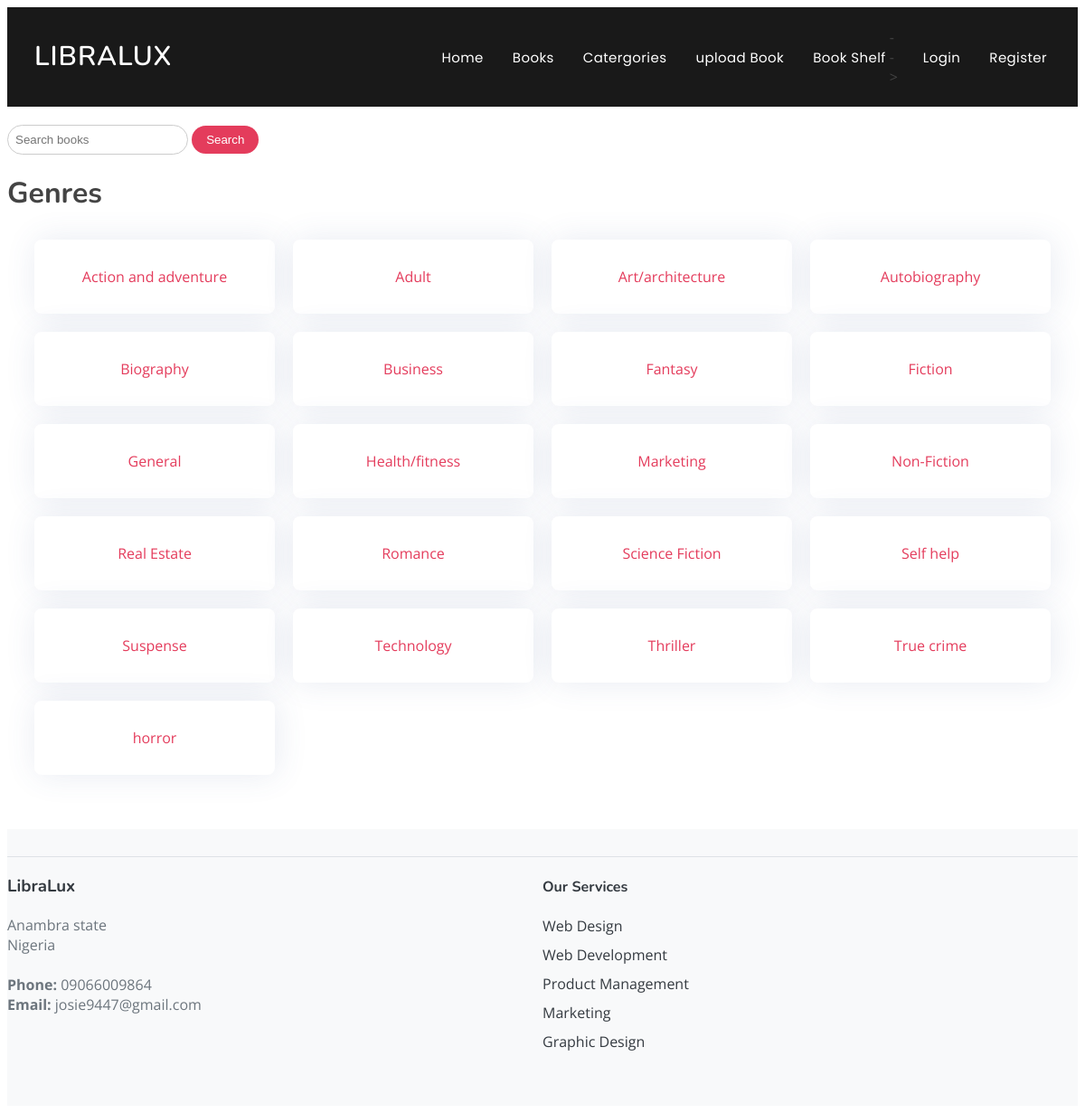
Page /books/genres/ on the committed database.
### books/models.py (models this page shows, shortened)
class Genre(models.Model):
    name = models.CharField(max_length=50)

### books/views.py (the view)
# urls.py: path('genres/', views.genre_list, name='genre-list'),
def genre_list(request):
    genres = Genre.objects.all().order_by('name')
    return render(request, 'books/genre_list.html', {'genres': genres})

### books/templates/books/genre_list.html (shortened to what this page needs)
{% extends "base.html" %}
{% load static %}
{% block css_file %}
    <link rel="stylesheet" type="text/css" href="{% static 'books/genre.css' %}">
{% endblock  %}
{% block content %}
<form method="GET" action="{% url 'books:searched-page' %}" style="margin-top: 20px; border-radius: 50px;">
    <input type="search" name="q" placeholder="Search books" style="padding: 8px; width: 200px; border: 1px solid #ccc; border-radius: 50px;">
    <button type="submit" style="padding: 8px 16px; background-color: #e43c5c; color: #fff; border: none; cursor: pointer; border-radius: 50px;">
        Search
    </button>
</form>
<h1>Genres</h1>
<section id="services" class="services">
      {% for genre in genres %}
        <div class="row">
            <div class="col-md-6 col-lg-3 d-flex align-items-stretch mb-5 mb-lg-0">
                <div class="icon-box">
                    <a href="{% url 'books:books-by-genre' genre.id %}" class="d-flex align-items-center">{{ genre.name }}</a>
                    </div>
                </div>
            </div>
        {% endfor %}
</section>
{% endblock %}

### templates/base.html (shortened to what this page needs)
{% load static %}
<!DOCTYPE html>
<html lang="en">
<head>
    <link rel="stylesheet" href="{% static 'base.css' %}">
    {% block css_file %}
    {% endblock  %}
</head>
<body>
     {% if user.is_authenticated %}
  <header id="header" class="fixed-top header-inner-pages">
    <div id="header-container">
      <h1 class="logo"><a href="index.html">LibraLux</a></h1>
      <nav id="navbar" class="navbar">
        <ul>
          <li><a class="nav-link scrollto " href="{% url 'books:homepage' %}">Home</a></li>
          <li><a class="nav-link scrollto" href="{% url 'books:display' %}">Books</a></li>
          <li><a class="nav-link scrollto" href="{% url 'books:genre-list' %}">Catergories</a></li>
          <li><a class="nav-link scrollto" href="{% url 'books:create-book' %}">upload Book</a></li>
          <li><a class="nav-link scrollto " href="{% url 'books:bookshelf' %}">Book Shelf</a></li>
          <li><a class="nav-link scrollto" href="{% url 'accounts:logout' %}">Logout</a></li>
        </ul>
        <i class="bi bi-list mobile-nav-toggle"></i>
      </nav>
    </div>
  </header>
  {% else %}
  <header id="header" class="fixed-top header-inner-pages">
    <div id="header-container">
      <h1 class="logo"><a href="index.html">LibraLux</a></h1>
      <nav id="navbar" class="navbar">
        <ul>
          <li><a class="nav-link scrollto " href="{% url 'books:homepage' %}">Home</a></li>
          <li><a class="nav-link scrollto" href="{% url 'books:display' %}">Books</a></li>
          <li><a class="nav-link scrollto" href="{% url 'books:genre-list' %}">Catergories</a></li>
          <li><a class="nav-link scrollto" href="{% url 'books:create-book' %}">upload Book</a></li>
          <li><a class="nav-link scrollto " href="{% url 'books:bookshelf' %}">Book Shelf</a></li>-->
          <li><a class="nav-link scrollto" href="{% url 'accounts:login' %}">Login</a></li>
          <li><a class="nav-link scrollto" href="{% url 'accounts:register' %}">Register</a></li>
        </ul>
      </nav>
    </div>
  </header>
  {% endif %}
        {% block content %}{% endblock %}
<footer id="footer">
  <div class="footer-top">
    <div class="container">
      <div class="row" style="display: flex; flex-wrap: wrap; justify-content: space-between;">
        <div class="col-lg-3 col-md-6" style="flex: 1;">
          <div class="footer-contact">
            <h3>LibraLux</h3>
            <p>
              Anambra state<br>
              Nigeria<br><br>
              <strong>Phone:</strong> 09066009864<br>
              <strong>Email:</strong> josie9447@gmail.com<br>
            </p>
          </div>
        </div>
        <div class="col-lg-3 col-md-6" style="flex: 1;">
          <div class="footer-links">
            <h4>Our Services</h4>
            <ul>
              <li> <a href="#">Web Design</a></li>
              <li> <a href="#">Web Development</a></li>
              <li> <a href="#">Product Management</a></li>
              <li> <a href="#">Marketing</a></li>
              <li> <a href="#">Graphic Design</a></li>
            </ul>
          </div>
        </div>
      </div>
    </div>
  </div>
</footer>

### static/base.css (style rules this page uses)
body { font-family: "Open Sans", sans-serif; color: #444444; }
a { color: #e43c5c; text-decoration: none; }
h1, h2, h3, h4, h5, h6 { font-family: "Nunito", sans-serif; }
#header { transition: all 0.5s; z-index: 997; padding: 20px 0; }
#header-container { display: flex; justify-content: space-between; align-items: center; padding: 0 20px; box-sizing: border-box; }
#header .logo { font-size: 30px; margin: 0; padding: 0; line-height: 1; font-weight: 600; letter-spacing: 1px; text-transform: uppercase; padding: 10px; flex: 1; }
#header .logo a { color: #fff; }
#header.header-scrolled, #header.header-inner-pages { background: rgba(0, 0, 0, 0.9); padding: 12px 0; }
.navbar { padding: 0; padding: 10px; flex: 1; }
.navbar ul { margin: 0; padding: 0; display: flex; list-style: none; align-items: center; }
.navbar li { position: relative; }
.navbar>ul>li { white-space: nowrap; padding: 10px 0 10px 24px; }
.navbar a, .navbar a:focus { display: flex; align-items: center; justify-content: space-between; font-family: "Poppins", sans-serif; color: #fff; font-size: 15px; padding: 0 4px; white-space: nowrap; transition: 0.3s; letter-spacing: 0.4px; position: relative; }
.navbar>ul>li>a:before { content: ""; position: absolute; width: 100%; height: 2px; bottom: -6px; left: 0; background-color: #e43c5c; visibility: hidden; transform: scaleX(0); transition: all 0.3s ease-in-out 0s; }
#footer { background-color: #f8f9fa; padding: 30px 0; }
.footer-top { border-top: 1px solid #dee2e6; }
.footer-contact, .footer-links, .footer-newsletter { margin-bottom: 30px; }
.footer-contact h3, .footer-links h4, .footer-newsletter h4 { color: #343a40; }
.footer-contact p { color: #6c757d; }
.footer-links ul { list-style: none; padding: 0; }
.footer-links li { margin-bottom: 10px; }
.footer-links a { color: #343a40; }

### books/static/books/genre.css (style rules this page uses)
.services { padding-bottom: 30px; display: grid; grid-template-columns: repeat(4, 1fr); gap: 20px; margin: 30px; }
.services .icon-box { padding: 30px; position: relative; overflow: hidden; background: #fff; box-shadow: 2px 0 35px 0 rgba(68, 88, 144, 0.12); transition: all 0.3s ease-in-out; border-radius: 8px; z-index: 1; text-align: center; }
.services .icon-box::before { content: ""; position: absolute; background: #fdeff2; right: 0; left: 0; bottom: 0; top: 100%; transition: all 0.4s; z-index: -1; }

### rows in the picture
Genre: name "Action and adventure"
Genre: name "Adult"
Genre: name "Art/architecture"
Genre: name "Autobiography"
Genre: name "Biography"
Genre: name "Business"
Genre: name "Fantasy"
Genre: name "Fiction"
Genre: name "General"
Genre: name "Health/fitness"
Genre: name "Marketing"
Genre: name "Non-Fiction"
Genre: name "Real Estate"
Genre: name "Romance"
Genre: name "Science Fiction"
Genre: name "Self help"
Genre: name "Suspense"
Genre: name "Technology"
Genre: name "Thriller"
Genre: name "True crime"
Genre: name "horror"
